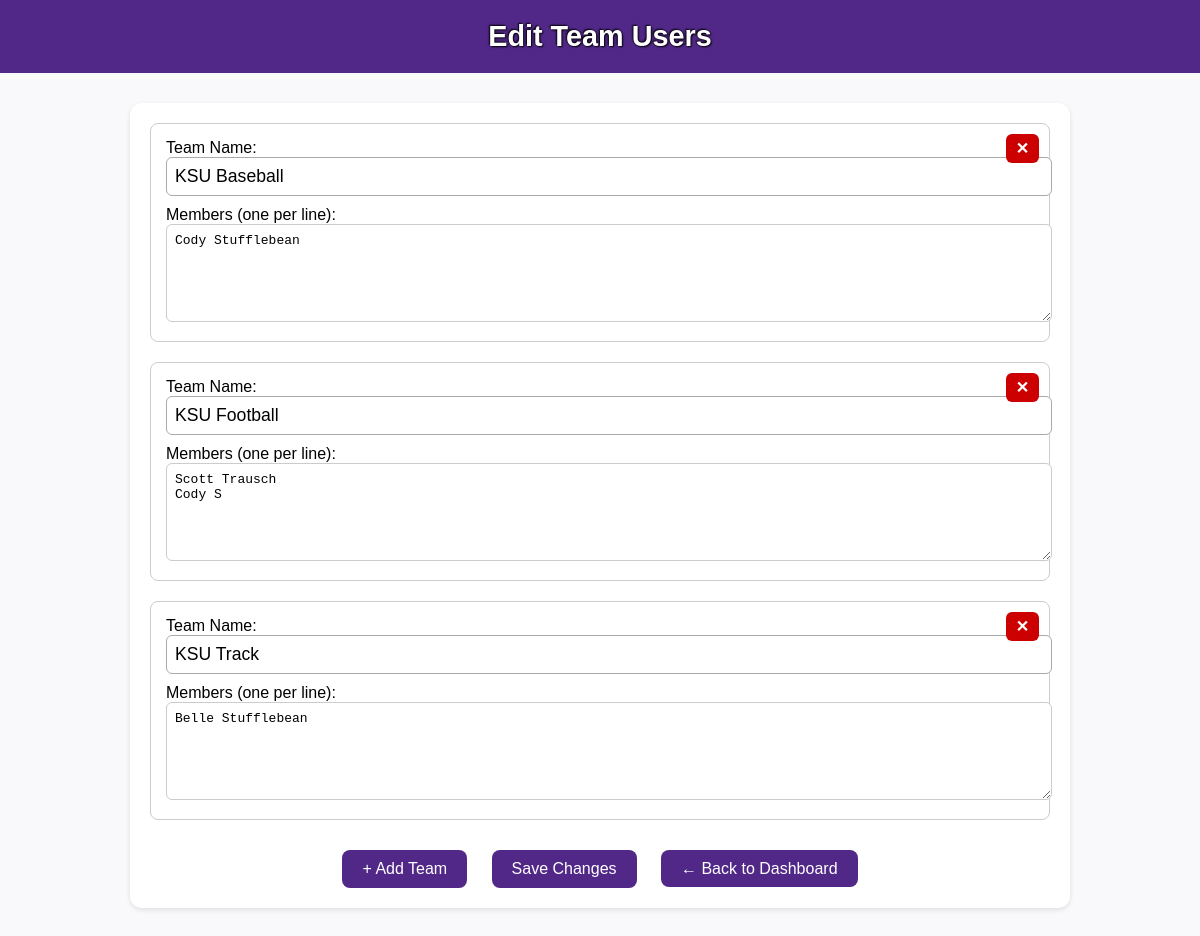
/admin/edit_users (signed in), run on the app's committed database.
### app.py (models this page shows)
class Team(db.Model):
    id = db.Column(db.Integer, primary_key=True)
    name = db.Column(db.String, unique=True, nullable=False)
    budget = db.Column(db.Float, default=100.0)
    remaining_budget = db.Column(db.Float, default=100.0)  # ✅ Add this line
    members = db.relationship('User', backref='team', lazy=True)
    orders = db.relationship('Order', backref='team', lazy=True)

### app.py (the view, shortened to what this page needs)
@app.route('/admin/edit_users', methods=['GET', 'POST'])
@login_required
def edit_users():
    if not (session.get('admin_as_football') or session.get('member_name') == "Scott Trausch"):
        return "Access Denied", 403
    teams = Team.query.order_by(Team.name).all()
    users_by_team = OrderedDict()
    for team in teams:
        users_by_team[team.name] = [user.name for user in team.members]
    return render_template("edit_users.html", users=users_by_team)

### app.py (called while the page is built)
@login_manager.user_loader
def load_user(user_id):
    return User.query.get(int(user_id))

### templates/edit_users.html (shortened to what this page needs)
<!DOCTYPE html>
<html lang="en">
<head>
</head>
<body>
<div class="header-box">Edit Team Users</div>
<div class="content">
    <form method="post" id="userForm">
        <div id="teamContainer">
            {% for team, members in users.items() %}
            <div class="team-block">
                <div class="remove-button" onclick="removeTeamBlock(this)">✕</div>
                <label>Team Name:</label>
                <input type="text" name="team_names[]" class="team-name-input" value="{{ team }}" required>
                <label>Members (one per line):</label>
                <textarea name="members[]">{{ members | join('\n') }}</textarea>
            </div>
            {% endfor %}
        </div>
        <div class="button-row">
            <button type="button" class="button" onclick="addTeamBlock()">+ Add Team</button>
            <button type="submit" class="button">Save Changes</button>
            <a href="{{ url_for('admin_dashboard') }}" class="button">← Back to Dashboard</a>
        </div>
    </form>
</div>
</body>
</html>

### templates/edit_users.html (style rules this page uses)
body { font-family: Arial, sans-serif; background-color: #f9f9fb; margin: 0; padding: 0; }
.header-box { background-color: #512888; color: white; padding: 20px; text-align: center; font-size: 1.8em; font-weight: bold; text-shadow: 1px 1px 2px black, -1px -1px 2px black; }
.content { max-width: 900px; margin: 30px auto; padding: 20px; background-color: white; border-radius: 12px; box-shadow: 0 2px 5px rgba(0, 0, 0, 0.1); }
.team-block { margin-bottom: 20px; padding: 15px; border: 1px solid #ccc; border-radius: 8px; position: relative; }
input.team-name-input { width: 100%; padding: 8px; font-size: 1.1em; margin-bottom: 10px; border: 1px solid #aaa; border-radius: 6px; }
textarea { width: 100%; height: 80px; padding: 8px; font-size: 1em; border: 1px solid #ccc; border-radius: 6px; }
.button-row { margin-top: 30px; text-align: center; }
.button { background-color: #512888; color: white; padding: 10px 20px; border: none; border-radius: 8px; font-size: 1em; cursor: pointer; margin: 0 10px; text-decoration: none; }
.remove-button { position: absolute; top: 10px; right: 10px; background-color: #cc0000; padding: 5px 10px; border-radius: 6px; color: white; font-weight: bold; cursor: pointer; }

### data on the page
Team: name "KSU Baseball", members "Cody Stufflebean"
Team: name "KSU Football", members "Scott Trausch Cody S"
Team: name "KSU Track", members "Belle Stufflebean"
